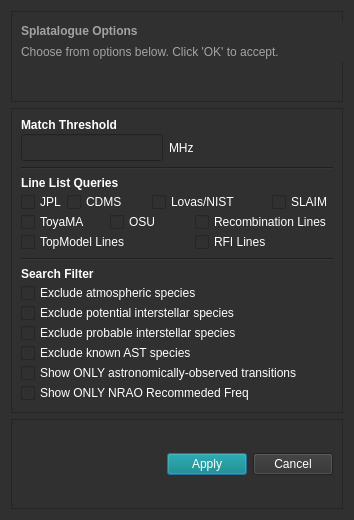
<?xml version="1.0" encoding="UTF-8"?>
<ui version="4.0">
 <class>Dialog</class>
 <widget class="QDialog" name="Dialog">
  <property name="geometry">
   <rect>
    <x>0</x>
    <y>0</y>
    <width>354</width>
    <height>520</height>
   </rect>
  </property>
  <property name="windowTitle">
   <string>Dialog</string>
  </property>
  <property name="styleSheet">
   <string notr="true">background-color: rgb(48, 48, 48);
gridline-color: rgb(195, 195, 195);
color: rgb(255, 255, 255);
</string>
  </property>
  <layout class="QGridLayout" name="gridLayout_5">
   <item row="0" column="0">
    <widget class="QFrame" name="frame_6">
     <property name="sizePolicy">
      <sizepolicy hsizetype="Preferred" vsizetype="Preferred">
       <horstretch>0</horstretch>
       <verstretch>0</verstretch>
      </sizepolicy>
     </property>
     <property name="minimumSize">
      <size>
       <width>0</width>
       <height>58</height>
      </size>
     </property>
     <property name="frameShape">
      <enum>QFrame::StyledPanel</enum>
     </property>
     <property name="frameShadow">
      <enum>QFrame::Raised</enum>
     </property>
     <widget class="QLabel" name="label_3">
      <property name="geometry">
       <rect>
        <x>10</x>
        <y>10</y>
        <width>821</width>
        <height>20</height>
       </rect>
      </property>
      <property name="font">
       <font>
        <weight>75</weight>
        <bold>true</bold>
       </font>
      </property>
      <property name="styleSheet">
       <string notr="true">color: rgb(163, 163, 163);</string>
      </property>
      <property name="frameShape">
       <enum>QFrame::NoFrame</enum>
      </property>
      <property name="frameShadow">
       <enum>QFrame::Raised</enum>
      </property>
      <property name="text">
       <string>Splatalogue Options</string>
      </property>
     </widget>
     <widget class="QLabel" name="label_4">
      <property name="geometry">
       <rect>
        <x>10</x>
        <y>30</y>
        <width>441</width>
        <height>21</height>
       </rect>
      </property>
      <property name="styleSheet">
       <string notr="true">color: rgb(163, 163, 163);</string>
      </property>
      <property name="text">
       <string>Choose from options below. Click 'OK' to accept.</string>
      </property>
     </widget>
     <zorder>label_3</zorder>
     <zorder>label_4</zorder>
     <zorder>frame</zorder>
     <zorder>frame</zorder>
     <zorder>frame</zorder>
    </widget>
   </item>
   <item row="2" column="0">
    <widget class="QFrame" name="frame_2">
     <property name="frameShape">
      <enum>QFrame::StyledPanel</enum>
     </property>
     <property name="frameShadow">
      <enum>QFrame::Raised</enum>
     </property>
     <layout class="QHBoxLayout" name="horizontalLayout_3">
      <item>
       <spacer name="horizontalSpacer_3">
        <property name="orientation">
         <enum>Qt::Horizontal</enum>
        </property>
        <property name="sizeHint" stdset="0">
         <size>
          <width>40</width>
          <height>20</height>
         </size>
        </property>
       </spacer>
      </item>
      <item>
       <layout class="QHBoxLayout" name="horizontalLayout_2">
        <item>
         <widget class="QPushButton" name="apply_btn">
          <property name="styleSheet">
           <string notr="true">background-color: rgba(0, 128, 128, 154);</string>
          </property>
          <property name="text">
           <string>Apply</string>
          </property>
         </widget>
        </item>
        <item>
         <widget class="QPushButton" name="cancel_btn">
          <property name="styleSheet">
           <string notr="true"/>
          </property>
          <property name="text">
           <string>Cancel</string>
          </property>
         </widget>
        </item>
       </layout>
      </item>
     </layout>
    </widget>
   </item>
   <item row="1" column="0">
    <widget class="QFrame" name="frame">
     <property name="frameShape">
      <enum>QFrame::StyledPanel</enum>
     </property>
     <property name="frameShadow">
      <enum>QFrame::Raised</enum>
     </property>
     <layout class="QGridLayout" name="gridLayout_4">
      <item row="15" column="0">
       <layout class="QGridLayout" name="gridLayout">
        <property name="verticalSpacing">
         <number>2</number>
        </property>
        <item row="3" column="0">
         <layout class="QVBoxLayout" name="verticalLayout">
          <item>
           <widget class="QCheckBox" name="checkBox">
            <property name="text">
             <string>Exclude atmospheric species</string>
            </property>
           </widget>
          </item>
          <item>
           <widget class="QCheckBox" name="checkBox_2">
            <property name="text">
             <string>Exclude potential interstellar species</string>
            </property>
           </widget>
          </item>
          <item>
           <widget class="QCheckBox" name="checkBox_3">
            <property name="text">
             <string>Exclude probable interstellar species</string>
            </property>
           </widget>
          </item>
          <item>
           <widget class="QCheckBox" name="checkBox_4">
            <property name="text">
             <string>Exclude known AST species</string>
            </property>
           </widget>
          </item>
          <item>
           <widget class="QCheckBox" name="checkBox_5">
            <property name="text">
             <string>Show ONLY astronomically-observed transitions</string>
            </property>
           </widget>
          </item>
          <item>
           <widget class="QCheckBox" name="checkBox_6">
            <property name="text">
             <string>Show ONLY NRAO Recommeded Freq</string>
            </property>
           </widget>
          </item>
         </layout>
        </item>
        <item row="0" column="0">
         <widget class="QLabel" name="label">
          <property name="font">
           <font>
            <weight>75</weight>
            <bold>true</bold>
           </font>
          </property>
          <property name="text">
           <string>Search Filter</string>
          </property>
         </widget>
        </item>
       </layout>
      </item>
      <item row="1" column="0">
       <widget class="Line" name="line">
        <property name="orientation">
         <enum>Qt::Horizontal</enum>
        </property>
       </widget>
      </item>
      <item row="13" column="0">
       <layout class="QGridLayout" name="gridLayout_3">
        <property name="verticalSpacing">
         <number>2</number>
        </property>
        <item row="0" column="0">
         <widget class="QLabel" name="label_2">
          <property name="font">
           <font>
            <weight>75</weight>
            <bold>true</bold>
           </font>
          </property>
          <property name="text">
           <string>Line List Queries</string>
          </property>
         </widget>
        </item>
        <item row="1" column="0">
         <layout class="QGridLayout" name="gridLayout_2">
          <item row="0" column="0">
           <widget class="QCheckBox" name="JPL_chk">
            <property name="text">
             <string>JPL</string>
            </property>
           </widget>
          </item>
          <item row="0" column="1" colspan="2">
           <widget class="QCheckBox" name="CDMS_chk">
            <property name="text">
             <string>CDMS</string>
            </property>
           </widget>
          </item>
          <item row="0" column="3" colspan="2">
           <widget class="QCheckBox" name="LovasNIST_chk">
            <property name="text">
             <string>Lovas/NIST</string>
            </property>
           </widget>
          </item>
          <item row="0" column="5">
           <widget class="QCheckBox" name="SLAIM_chk">
            <property name="text">
             <string>SLAIM</string>
            </property>
           </widget>
          </item>
          <item row="1" column="0" colspan="2">
           <widget class="QCheckBox" name="ToyaMA_chk">
            <property name="text">
             <string>ToyaMA</string>
            </property>
           </widget>
          </item>
          <item row="1" column="2" colspan="2">
           <widget class="QCheckBox" name="OSO_chk">
            <property name="text">
             <string>OSU</string>
            </property>
           </widget>
          </item>
          <item row="1" column="4" colspan="2">
           <widget class="QCheckBox" name="recombination_chk">
            <property name="text">
             <string>Recombination Lines</string>
            </property>
           </widget>
          </item>
          <item row="2" column="0" colspan="4">
           <widget class="QCheckBox" name="TopModel_chk">
            <property name="text">
             <string>TopModel Lines</string>
            </property>
           </widget>
          </item>
          <item row="2" column="4">
           <widget class="QCheckBox" name="RFI_chk">
            <property name="text">
             <string>RFI Lines</string>
            </property>
           </widget>
          </item>
         </layout>
        </item>
       </layout>
      </item>
      <item row="0" column="0">
       <layout class="QGridLayout" name="gridLayout_6">
        <property name="verticalSpacing">
         <number>2</number>
        </property>
        <item row="1" column="2">
         <spacer name="horizontalSpacer">
          <property name="orientation">
           <enum>Qt::Horizontal</enum>
          </property>
          <property name="sizeHint" stdset="0">
           <size>
            <width>40</width>
            <height>20</height>
           </size>
          </property>
         </spacer>
        </item>
        <item row="1" column="0">
         <widget class="QLineEdit" name="threshold_lntxt">
          <property name="font">
           <font>
            <pointsize>12</pointsize>
           </font>
          </property>
         </widget>
        </item>
        <item row="0" column="0">
         <widget class="QLabel" name="label_5">
          <property name="font">
           <font>
            <weight>75</weight>
            <bold>true</bold>
           </font>
          </property>
          <property name="text">
           <string>Match Threshold</string>
          </property>
         </widget>
        </item>
        <item row="1" column="1">
         <widget class="QLabel" name="units_lbl">
          <property name="text">
           <string>MHz</string>
          </property>
         </widget>
        </item>
       </layout>
      </item>
      <item row="14" column="0">
       <widget class="Line" name="line_2">
        <property name="orientation">
         <enum>Qt::Horizontal</enum>
        </property>
       </widget>
      </item>
     </layout>
    </widget>
   </item>
  </layout>
 </widget>
 <resources/>
 <connections/>
</ui>
